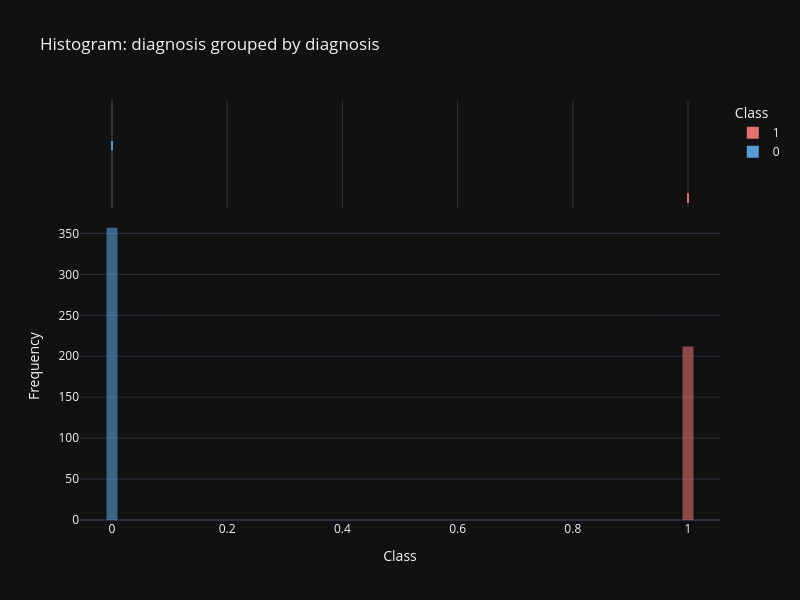
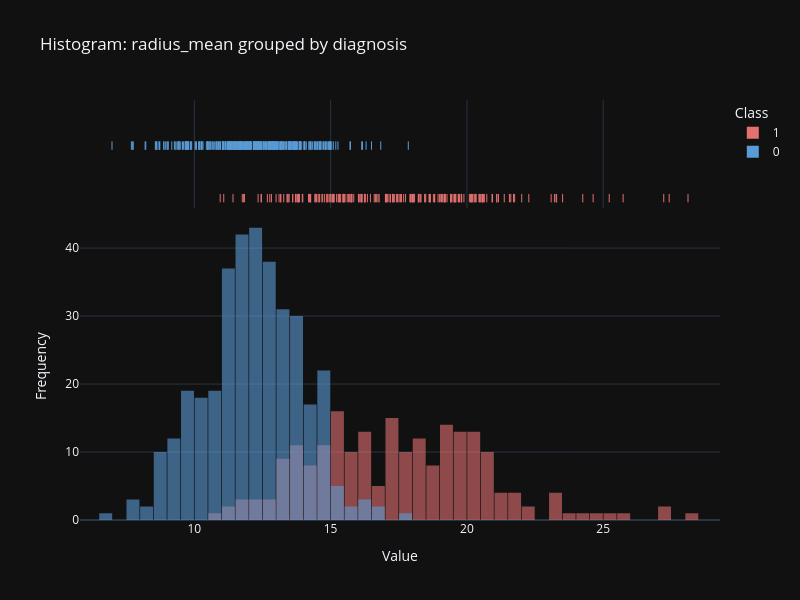
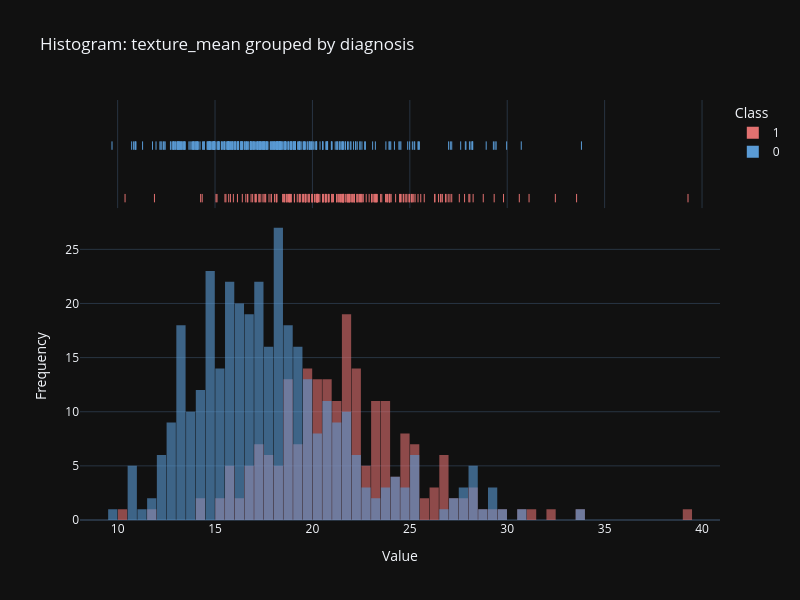
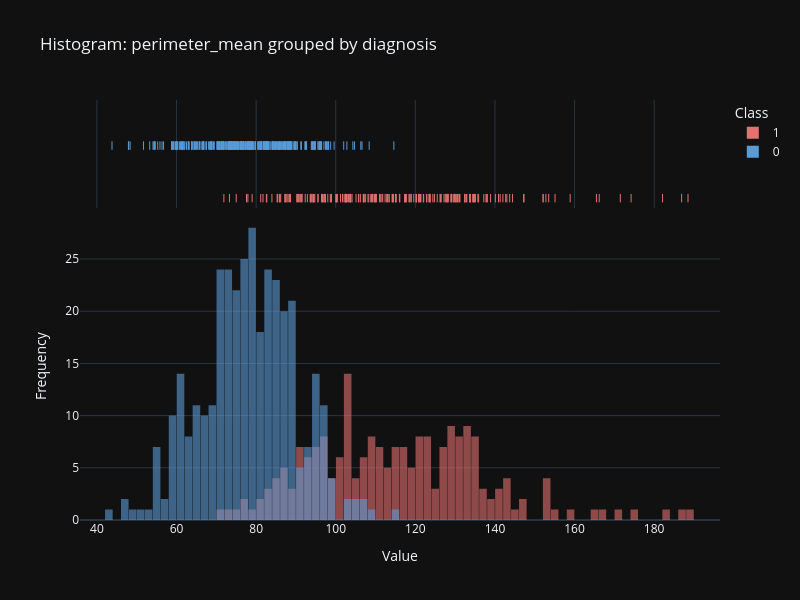

Notebook code for these charts, in order:
### Markdown cell above
> Используя boxplots и группировку по целевой переменной, попробуйте предположить, по каким признакам наиболее удобно было бы отделить злокачественные новообразования от доброкачественных.

Чисто визуально, фичи, где меньше наложений (розовых) - там легче разделить на синие (B) и красные (М) диагнозы. Ну и где явно формируются 2 вершины на графике.
Пример `concave points worst` (третий с конца)

Дополнительно визуализация с плотли (ниже), там в верхней части доп "вид сверху" тоже помогает заметить наложения или раздельные признаки

### Code cell
# Plotly render

PLOT_WIDTH = 800
PLOT_HEIGHT = 600

for col in numeric_cols[:5]: # columns to render (total cols = 31)
    # Overlayed histo
    fig = px.histogram(
        df_raw,
        x=col,
        color=target_col,
        barmode='overlay',
        opacity=0.6,
        color_discrete_sequence=['#E27170', '#5A9BD5' ], # less saturated colors
        title=f'Histogram: {col} grouped by {target_col}',
        marginal='rug', # 'box'  'histogram'  'rug'
        labels={col: 'Value', target_col: 'Class'}, # added to minimize hover info
        nbins=100
    )

    # hover tips and size adjustments
    fig.update_layout(
        hovermode='x unified',
        yaxis_title='Frequency',
        width=PLOT_WIDTH,
        height=PLOT_HEIGHT,
        bargap=0.05,
    )
    fig.show()

### Figure 1 — Plotly figure (JSON) as saved in the notebook; plotly's stock layout.template omitted (floating-point values rounded to 4 significant figures; data arrays with more than 128 entries replaced by an {"elided": "..."} marker saying what was removed)
{"data": [{"bingroup": "x", "hovertemplate": "Class=%{x}<br>count=%{y}<extra></extra>", "legendgroup": "1", "marker": {"color": "#E27170", "opacity": 0.6, "pattern": {"shape": ""}}, "name": "1", "nbinsx": 100, "orientation": "v", "showlegend": true, "x": {"elided": "212 int values"}, "xaxis": "x", "yaxis": "y", "type": "histogram"}, {"boxpoints": "all", "fillcolor": "rgba(255,255,255,0)", "hoveron": "points", "hovertemplate": "Class=%{x}<extra></extra>", "jitter": 0, "legendgroup": "1", "line": {"color": "rgba(255,255,255,0)"}, "marker": {"color": "#E27170", "symbol": "line-ns-open"}, "name": "1", "showlegend": false, "x": {"elided": "212 int values"}, "xaxis": "x2", "yaxis": "y2", "type": "box"}, {"bingroup": "x", "hovertemplate": "Class=%{x}<br>count=%{y}<extra></extra>", "legendgroup": "0", "marker": {"color": "#5A9BD5", "opacity": 0.6, "pattern": {"shape": ""}}, "name": "0", "nbinsx": 100, "orientation": "v", "showlegend": true, "x": {"elided": "357 int values"}, "xaxis": "x", "yaxis": "y", "type": "histogram"}, {"boxpoints": "all", "fillcolor": "rgba(255,255,255,0)", "hoveron": "points", "hovertemplate": "Class=%{x}<extra></extra>", "jitter": 0, "legendgroup": "0", "line": {"color": "rgba(255,255,255,0)"}, "marker": {"color": "#5A9BD5", "symbol": "line-ns-open"}, "name": "0", "showlegend": false, "x": {"elided": "357 int values"}, "xaxis": "x2", "yaxis": "y2", "type": "box"}], "layout": {"xaxis": {"anchor": "y", "domain": [0.0, 1.0], "categoryorder": "array", "categoryarray": [1, 0], "title": {"text": "Class"}}, "yaxis": {"anchor": "x", "domain": [0.0, 0.7326], "title": {"text": "Frequency"}}, "xaxis2": {"anchor": "y2", "domain": [0.0, 1.0], "matches": "x", "showticklabels": false, "showgrid": true}, "yaxis2": {"anchor": "x2", "domain": [0.7426, 1.0], "matches": "y2", "showticklabels": false, "showline": false, "ticks": "", "showgrid": false}, "legend": {"title": {"text": "Class"}, "tracegroupgap": 0}, "title": {"text": "Histogram: diagnosis grouped by diagnosis"}, "barmode": "overlay", "hovermode": "x unified", "width": 800, "height": 600, "bargap": 0.05}}

### Figure 2 — Plotly figure (JSON) as saved in the notebook; plotly's stock layout.template omitted (floating-point values rounded to 4 significant figures; data arrays with more than 128 entries replaced by an {"elided": "..."} marker saying what was removed)
{"data": [{"bingroup": "x", "hovertemplate": "Class=1<br>Value=%{x}<br>count=%{y}<extra></extra>", "legendgroup": "1", "marker": {"color": "#E27170", "opacity": 0.6, "pattern": {"shape": ""}}, "name": "1", "nbinsx": 100, "orientation": "v", "showlegend": true, "x": {"elided": "212 float values"}, "xaxis": "x", "yaxis": "y", "type": "histogram"}, {"boxpoints": "all", "fillcolor": "rgba(255,255,255,0)", "hoveron": "points", "hovertemplate": "Class=1<br>Value=%{x}<extra></extra>", "jitter": 0, "legendgroup": "1", "line": {"color": "rgba(255,255,255,0)"}, "marker": {"color": "#E27170", "symbol": "line-ns-open"}, "name": "1", "showlegend": false, "x": {"elided": "212 float values"}, "xaxis": "x2", "yaxis": "y2", "type": "box"}, {"bingroup": "x", "hovertemplate": "Class=0<br>Value=%{x}<br>count=%{y}<extra></extra>", "legendgroup": "0", "marker": {"color": "#5A9BD5", "opacity": 0.6, "pattern": {"shape": ""}}, "name": "0", "nbinsx": 100, "orientation": "v", "showlegend": true, "x": {"elided": "357 float values"}, "xaxis": "x", "yaxis": "y", "type": "histogram"}, {"boxpoints": "all", "fillcolor": "rgba(255,255,255,0)", "hoveron": "points", "hovertemplate": "Class=0<br>Value=%{x}<extra></extra>", "jitter": 0, "legendgroup": "0", "line": {"color": "rgba(255,255,255,0)"}, "marker": {"color": "#5A9BD5", "symbol": "line-ns-open"}, "name": "0", "showlegend": false, "x": {"elided": "357 float values"}, "xaxis": "x2", "yaxis": "y2", "type": "box"}], "layout": {"xaxis": {"anchor": "y", "domain": [0.0, 1.0], "title": {"text": "Value"}}, "yaxis": {"anchor": "x", "domain": [0.0, 0.7326], "title": {"text": "Frequency"}}, "xaxis2": {"anchor": "y2", "domain": [0.0, 1.0], "matches": "x", "showticklabels": false, "showgrid": true}, "yaxis2": {"anchor": "x2", "domain": [0.7426, 1.0], "matches": "y2", "showticklabels": false, "showline": false, "ticks": "", "showgrid": false}, "legend": {"title": {"text": "Class"}, "tracegroupgap": 0}, "title": {"text": "Histogram: radius_mean grouped by diagnosis"}, "barmode": "overlay", "hovermode": "x unified", "width": 800, "height": 600, "bargap": 0.05}}

### Figure 3 — Plotly figure (JSON) as saved in the notebook; plotly's stock layout.template omitted (floating-point values rounded to 4 significant figures; data arrays with more than 128 entries replaced by an {"elided": "..."} marker saying what was removed)
{"data": [{"bingroup": "x", "hovertemplate": "Class=1<br>Value=%{x}<br>count=%{y}<extra></extra>", "legendgroup": "1", "marker": {"color": "#E27170", "opacity": 0.6, "pattern": {"shape": ""}}, "name": "1", "nbinsx": 100, "orientation": "v", "showlegend": true, "x": {"elided": "212 float values"}, "xaxis": "x", "yaxis": "y", "type": "histogram"}, {"boxpoints": "all", "fillcolor": "rgba(255,255,255,0)", "hoveron": "points", "hovertemplate": "Class=1<br>Value=%{x}<extra></extra>", "jitter": 0, "legendgroup": "1", "line": {"color": "rgba(255,255,255,0)"}, "marker": {"color": "#E27170", "symbol": "line-ns-open"}, "name": "1", "showlegend": false, "x": {"elided": "212 float values"}, "xaxis": "x2", "yaxis": "y2", "type": "box"}, {"bingroup": "x", "hovertemplate": "Class=0<br>Value=%{x}<br>count=%{y}<extra></extra>", "legendgroup": "0", "marker": {"color": "#5A9BD5", "opacity": 0.6, "pattern": {"shape": ""}}, "name": "0", "nbinsx": 100, "orientation": "v", "showlegend": true, "x": {"elided": "357 float values"}, "xaxis": "x", "yaxis": "y", "type": "histogram"}, {"boxpoints": "all", "fillcolor": "rgba(255,255,255,0)", "hoveron": "points", "hovertemplate": "Class=0<br>Value=%{x}<extra></extra>", "jitter": 0, "legendgroup": "0", "line": {"color": "rgba(255,255,255,0)"}, "marker": {"color": "#5A9BD5", "symbol": "line-ns-open"}, "name": "0", "showlegend": false, "x": {"elided": "357 float values"}, "xaxis": "x2", "yaxis": "y2", "type": "box"}], "layout": {"xaxis": {"anchor": "y", "domain": [0.0, 1.0], "title": {"text": "Value"}}, "yaxis": {"anchor": "x", "domain": [0.0, 0.7326], "title": {"text": "Frequency"}}, "xaxis2": {"anchor": "y2", "domain": [0.0, 1.0], "matches": "x", "showticklabels": false, "showgrid": true}, "yaxis2": {"anchor": "x2", "domain": [0.7426, 1.0], "matches": "y2", "showticklabels": false, "showline": false, "ticks": "", "showgrid": false}, "legend": {"title": {"text": "Class"}, "tracegroupgap": 0}, "title": {"text": "Histogram: texture_mean grouped by diagnosis"}, "barmode": "overlay", "hovermode": "x unified", "width": 800, "height": 600, "bargap": 0.05}}

### Figure 4 — Plotly figure (JSON) as saved in the notebook; plotly's stock layout.template omitted (floating-point values rounded to 4 significant figures; data arrays with more than 128 entries replaced by an {"elided": "..."} marker saying what was removed)
{"data": [{"bingroup": "x", "hovertemplate": "Class=1<br>Value=%{x}<br>count=%{y}<extra></extra>", "legendgroup": "1", "marker": {"color": "#E27170", "opacity": 0.6, "pattern": {"shape": ""}}, "name": "1", "nbinsx": 100, "orientation": "v", "showlegend": true, "x": {"elided": "212 float values"}, "xaxis": "x", "yaxis": "y", "type": "histogram"}, {"boxpoints": "all", "fillcolor": "rgba(255,255,255,0)", "hoveron": "points", "hovertemplate": "Class=1<br>Value=%{x}<extra></extra>", "jitter": 0, "legendgroup": "1", "line": {"color": "rgba(255,255,255,0)"}, "marker": {"color": "#E27170", "symbol": "line-ns-open"}, "name": "1", "showlegend": false, "x": {"elided": "212 float values"}, "xaxis": "x2", "yaxis": "y2", "type": "box"}, {"bingroup": "x", "hovertemplate": "Class=0<br>Value=%{x}<br>count=%{y}<extra></extra>", "legendgroup": "0", "marker": {"color": "#5A9BD5", "opacity": 0.6, "pattern": {"shape": ""}}, "name": "0", "nbinsx": 100, "orientation": "v", "showlegend": true, "x": {"elided": "357 float values"}, "xaxis": "x", "yaxis": "y", "type": "histogram"}, {"boxpoints": "all", "fillcolor": "rgba(255,255,255,0)", "hoveron": "points", "hovertemplate": "Class=0<br>Value=%{x}<extra></extra>", "jitter": 0, "legendgroup": "0", "line": {"color": "rgba(255,255,255,0)"}, "marker": {"color": "#5A9BD5", "symbol": "line-ns-open"}, "name": "0", "showlegend": false, "x": {"elided": "357 float values"}, "xaxis": "x2", "yaxis": "y2", "type": "box"}], "layout": {"xaxis": {"anchor": "y", "domain": [0.0, 1.0], "title": {"text": "Value"}}, "yaxis": {"anchor": "x", "domain": [0.0, 0.7326], "title": {"text": "Frequency"}}, "xaxis2": {"anchor": "y2", "domain": [0.0, 1.0], "matches": "x", "showticklabels": false, "showgrid": true}, "yaxis2": {"anchor": "x2", "domain": [0.7426, 1.0], "matches": "y2", "showticklabels": false, "showline": false, "ticks": "", "showgrid": false}, "legend": {"title": {"text": "Class"}, "tracegroupgap": 0}, "title": {"text": "Histogram: perimeter_mean grouped by diagnosis"}, "barmode": "overlay", "hovermode": "x unified", "width": 800, "height": 600, "bargap": 0.05}}
